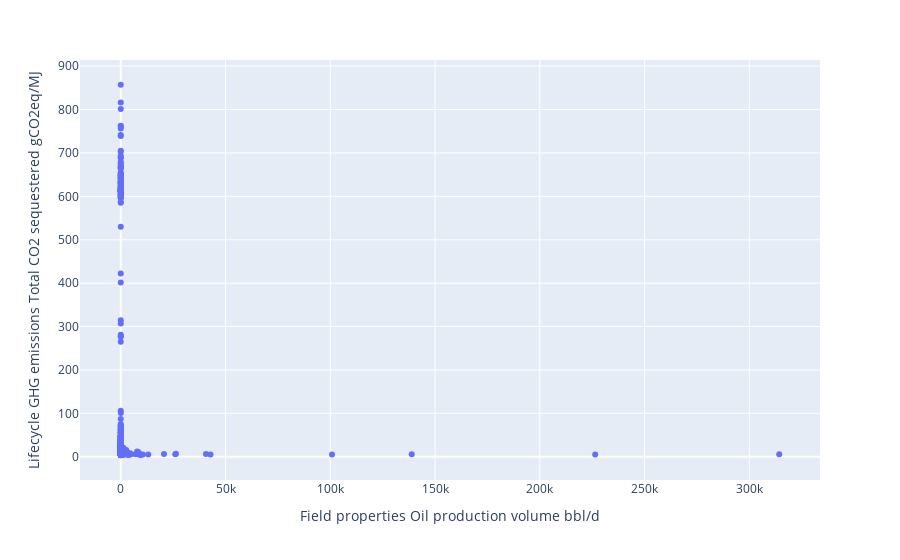

Notebook code cell kept with this figure:
### Code cell
fig = px.scatter(result, x="Field properties Oil production volume bbl/d", y = "Lifecycle GHG emissions Total CO2 sequestered gCO2eq/MJ")
fig.show()

### Figure 1 — Plotly figure (JSON) as saved in the notebook; plotly's stock layout.template omitted (floating-point values rounded to 4 significant figures; data arrays with more than 128 entries replaced by an {"elided": "..."} marker saying what was removed)
{"data": [{"hovertemplate": "Field properties Oil production volume bbl/d=%{x}<br>Lifecycle GHG emissions Total CO2 sequestered gCO2eq/MJ=%{y}<extra></extra>", "legendgroup": "", "marker": {"color": "#636efa", "symbol": "circle"}, "mode": "markers", "name": "", "orientation": "v", "showlegend": false, "type": "scatter", "x": {"elided": "622 float values"}, "xaxis": "x", "y": {"elided": "622 float values"}, "yaxis": "y"}], "layout": {"legend": {"tracegroupgap": 0}, "margin": {"t": 60}, "xaxis": {"anchor": "y", "domain": [0, 1], "title": {"text": "Field properties Oil production volume bbl/d"}}, "yaxis": {"anchor": "x", "domain": [0, 1], "title": {"text": "Lifecycle GHG emissions Total CO2 sequestered gCO2eq/MJ"}}}}
